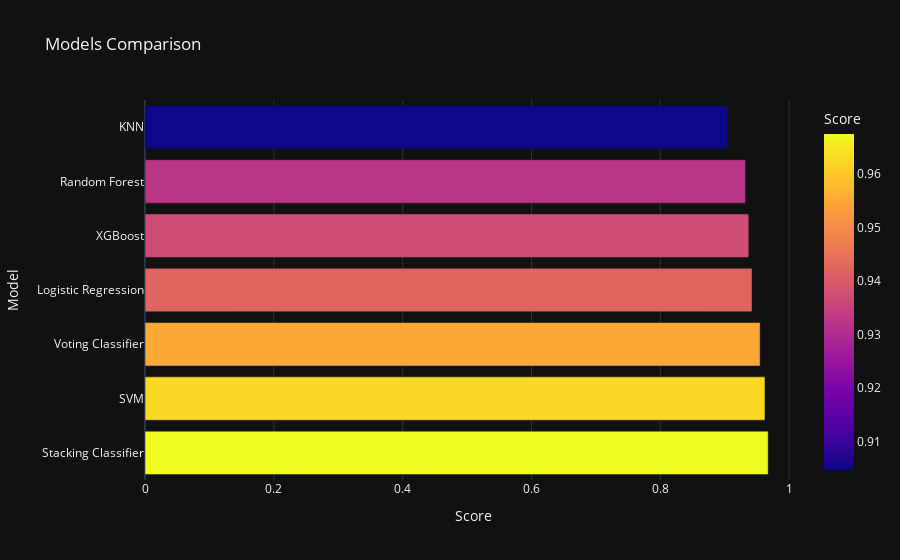

Here is the notebook cell this chart was saved with:
### Markdown cell above
###
<a id='4.11'></a>
<p style="font-size: 34px; color: #FFFFFF; /* Set text color to black */ 
  font-family: 'Roboto'; 
  text-align: center; 
  padding: 10px 20px; /* Add padding for spacing */
  background-image: linear-gradient(to right, #9746ff, #000000); 
  border-radius: 5px 5px;"><strong>Model Comparison</strong></p>

### Code cell
# Make a model comparison

models = pd.DataFrame({ 'Model': ['KNN', 'Logistic Regression', 'Random Forest', 'SVM', 'XGBoost', 'Voting Classifier', 'Stacking Classifier'], 
                    'Score': [knn_acc, lr_acc, rf_acc, svm_acc, xgb_acc, voting_acc, stacking_acc]})

models = models.sort_values(by = 'Score', ascending = False)

px.bar(data_frame = models, x = 'Score', y = 'Model', color = 'Score', template = 'plotly_dark', title = 'Models Comparison')

### Figure 1 — Plotly figure (JSON) as saved in the notebook; plotly's stock layout.template omitted (floating-point values rounded to 4 significant figures)
{"data": [{"alignmentgroup": "True", "hovertemplate": "Score=%{marker.color}<br>Model=%{y}<extra></extra>", "legendgroup": "", "marker": {"color": [0.9674, 0.9624, 0.9549, 0.9424, 0.9373, 0.9323, 0.9048], "coloraxis": "coloraxis", "pattern": {"shape": ""}}, "name": "", "offsetgroup": "", "orientation": "h", "showlegend": false, "textposition": "auto", "type": "bar", "x": [0.9674, 0.9624, 0.9549, 0.9424, 0.9373, 0.9323, 0.9048], "xaxis": "x", "y": ["Stacking Classifier", "SVM", "Voting Classifier", "Logistic Regression", "XGBoost", "Random Forest", "KNN"], "yaxis": "y"}], "layout": {"barmode": "relative", "coloraxis": {"colorbar": {"title": {"text": "Score"}}, "colorscale": [[0, "#0d0887"], [0.1111, "#46039f"], [0.2222, "#7201a8"], [0.3333, "#9c179e"], [0.4444, "#bd3786"], [0.5556, "#d8576b"], [0.6667, "#ed7953"], [0.7778, "#fb9f3a"], [0.8889, "#fdca26"], [1, "#f0f921"]]}, "legend": {"tracegroupgap": 0}, "title": {"text": "Models Comparison"}, "xaxis": {"anchor": "y", "domain": [0, 1], "title": {"text": "Score"}}, "yaxis": {"anchor": "x", "domain": [0, 1], "title": {"text": "Model"}}}}
